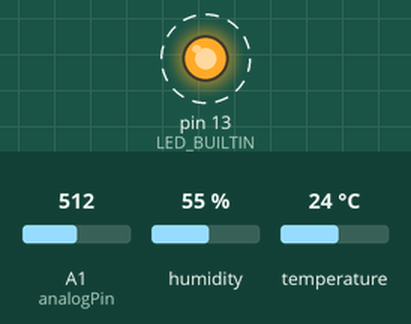
Recording of a sketch running on a simulated Arduino Uno, built with avr-gcc and run on an emulated ATmega328P. On the bench: output pins drawn as LEDs (lit = HIGH). Dashed ring = blinking. The test bench sets the inputs (shaded band); at power-on: A1 (analogPin) = 512, humidity 55 %, temperature 24 °C. What the sketch prints to the serial monitor is not drawn.

Above: at 1.0 s.
Timing chart, 0 to 4.7 s (numbered marks = the images above):
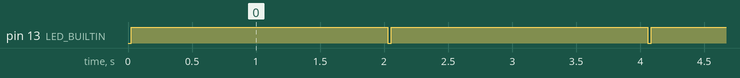

Measured:
- by itself, pin 13 (LED_BUILTIN): alternates HIGH for 2.0 s and LOW for 0.02 s

The sketch:

streamTemperature.ino
```cpp
/* Credits to Bruno Alves, created 09/11/2021*/

/* LN35 SENSOR:
   Arduino Uno contains a multichannel, 10-bit analog to digital converter.
   This means that it will map input voltages between 0 and the operating
   voltage 5V into integer values between 0 and 1023. However, the sensor
   only produces voltages from 0 to +1V. The ADC uses 5V as the highest
   possible value. This is wasting 80% of the possible range.
   If you change aRef to 1.1V, you will get almost the highest resolution
   possible.

   Using 1.1V as aRef, the equation changes. If you divide 1.1V over 1024,
   each step up in the analog reading is equal to approximately 1.0742 mV.
   If 10mV is equal to 1 degree Celcius, 10 / 1.0742 = ~9.31. So, for every
   change of 9.31 in the analog reading, there is one degree of temperature
   change.
 */

/* DHT11 SENSOR:
   Temperature and humidity sensor. Relevant specifications:
    - humidity accuracy is +-5%
    - temperature accuracy is +-2ºC
    - resolution is 1 for both entities
 */

#include "DHT.h"

// LN35 Sensor
constexpr float BASE_CELSIUS = 9.31;
constexpr short int measureEvery = 5*60*1000;
constexpr byte numberOfSamplesAverage = 3;
byte analogPin = 1;

#define DHTPIN 7
#define DHTTYPE DHT11

DHT dht(DHTPIN, DHTTYPE);

// Data
byte temp35 = 0;
byte temp11 = 0;
byte humid = 0;

void setup() {
  Serial.begin(9600);

  // Setup for LN35 sensor
  analogReference(INTERNAL); // change aRef to 1.1V

  dht.begin();

  pinMode(LED_BUILTIN, OUTPUT);
}

void loop() {
  measureFromLn35InCelsius(&temp35);
  measureFromDht11(&temp11, &humid);
  activateLedNotification();
  displayDataOnSerial();
}

void  measureFromLn35InCelsius(byte* result) {
  (*result) = 0;
  for (byte i=0; i<numberOfSamplesAverage; i++) {
    (*result) += analogRead(analogPin)/BASE_CELSIUS;
  }
  (*result) = (byte) (*result)/numberOfSamplesAverage;
}

void measureFromDht11(byte* temp, byte* hum) {
  (*temp) = (byte) dht.readTemperature();
  (*hum) = (byte) dht.readHumidity();
}

void activateLedNotification() {
  digitalWrite(LED_BUILTIN, HIGH);
  delay(250);
  digitalWrite(LED_BUILTIN, LOW);
}

void displayDataOnSerial() {
  Serial.print(temp35);
  if (!(isnan(temp11) || isnan(humid))) {
    Serial.print(", ");
    Serial.print(temp11);
    Serial.print(", ");
    Serial.print(humid);
  }
  Serial.println();
}
```
